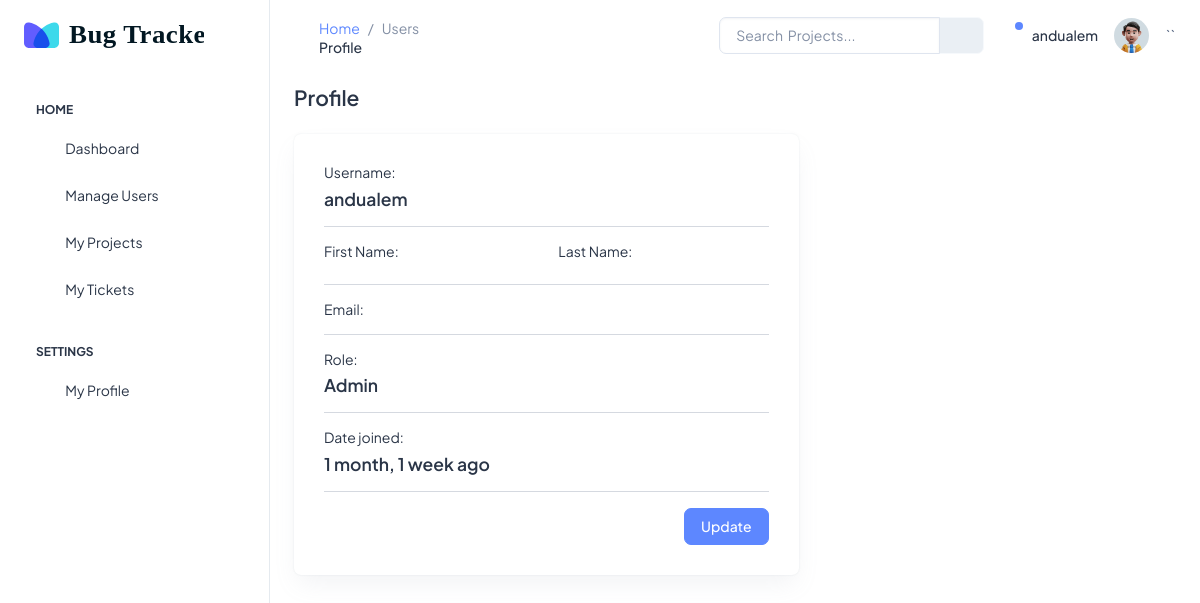
The page /users/1/profile (signed in) on the database as committed earlier.
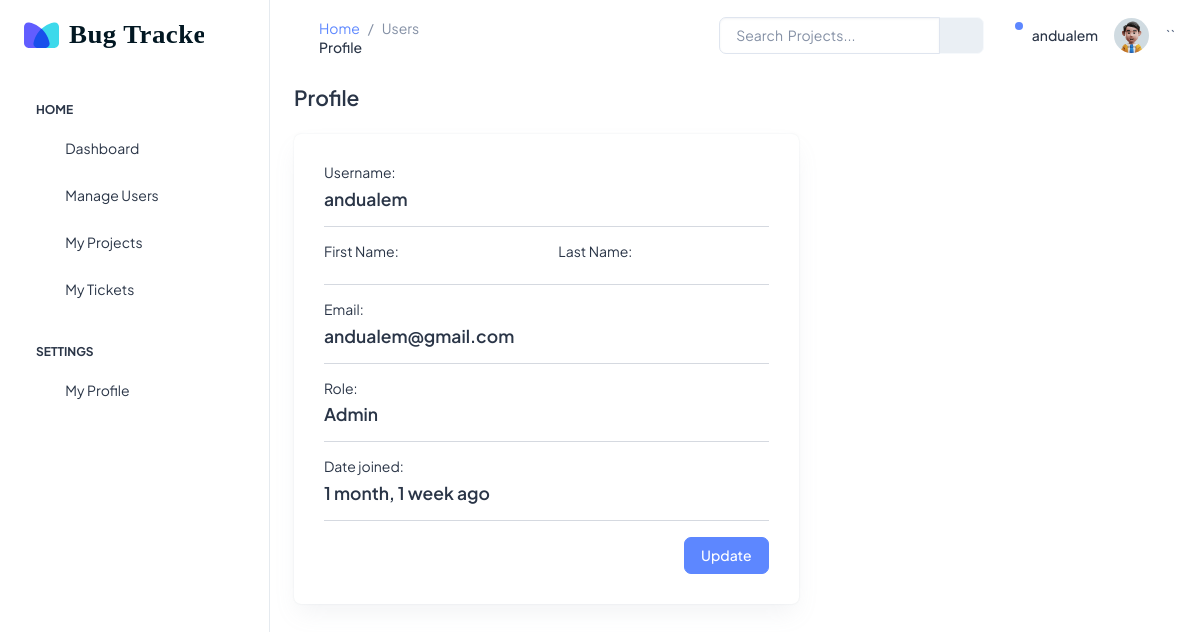
The same page on the database as committed later.
### users/models.py (models this page shows)
class User(AbstractUser):
    ROLE_CHOICES = (
        ("Developer", "Developer"),
        ("Project Manager", "Project Manager"),
        ("Submitter", "Submitter"),
        ("Admin", "Admin"),
    )
    role = models.CharField(
        max_length=40, default="Developer", choices=ROLE_CHOICES, blank=True, null=True
    )

### users/views.py (the view)
# urls.py: path("<int:pk>/profile", views.ProfileView.as_view(), name="profile"),
class ProfileView(
    TemplateView,
    LoginRequiredMixin,
    PermissionRequiredMixin,
):
    login_url = "users/login"
    permission_required = "users.view_user"
    model = User
    template_name = "users/profile.html"

### users/templates/users/profile.html (shortened to what this page needs)
{% extends 'base.html' %}
{% load static %}
{% block title %} Users {% endblock title %}
{% block subtitle %} Profile {% endblock subtitle %}
{% block content %}
<div class="row">
    <div class="col-md-7">
        <h4 class="fw-semibold mb-4">Profile</h4>
        <div class="card">
            <div class="card-body">
                <h6 class="fw-normal mb-2">Username:</h6>
                <h5 class="fw-semibold">{{user.username}}</h5>
                <hr />
                <div class="row">
                    <div class="col-md-6">
                        <h6 class="fw-normal mb-2">First Name:</h6>
                    </div>
                    <div class="col-md-6">
                        <h6 class="fw-normal mb-2">Last Name:</h6>
                    </div>
                </div>
                <hr />
                <h6 class="fw-normal mb-2">Email:</h6>
                <h5 class="fw-semibold">{{user.email}}</h5>
                <hr />
                <h6 class="fw-normal mb-2">Role:</h6>
                <h5 class="fw-semibold">{{user.role}}</h5>
                <hr />
                <h6 class="fw-normal mb-2">Date joined:</h6>
                <h5 class="fw-semibold">{{user.date_joined|timesince}} ago</h5>
                <hr />
                <div class="d-flex justify-content-end">
                    <button class="btn btn-primary">Update</button>
                </div>
            </div>
        </div>
    </div>
    {% endblock content %}

### templates/base.html (shortened to what the changed rows need)
{% load static %}
<html lang="en">
    <head>
        <link rel="stylesheet" href={% static "/css/styles.min.css" %} />
    </head>
    <body>
        <div
            class="page-wrapper"
            id="main-wrapper"
            data-layout="vertical"
            data-navbarbg="skin6"
            data-sidebartype="full"
            data-sidebar-position="fixed"
            data-header-position="fixed"
        >
            <div class="body-wrapper">
                <header class="app-header">
                    <nav class="navbar navbar-expand-lg navbar-light">
                        <div
                            class="navbar-collapse justify-content-end px-0"
                            id="navbarNav"
                        >
                            <ul
                                class="navbar-nav flex-row ms-auto align-items-center justify-content-end"
                            >
                                <li>
                                    <div class="input-group me-3">
                                    </div>
                                </li>
                                <li class="nav-item dropdown">
                                    <a
                                        class="nav-link nav-icon-hover"
                                        href="javascript:void(0)"
                                        id="drop2"
                                        data-bs-toggle="dropdown"
                                        aria-expanded="false"
                                    >
                                    </a>
                                </li>
                                <h6 class="pt-2">{{user.username}}</h6>
                                <li class="nav-item dropdown">
                                    <a
                                        class="nav-link nav-icon-hover"
                                        href="javascript:void(0)"
                                        id="drop2"
                                        data-bs-toggle="dropdown"
                                        aria-expanded="false"
                                    >
                                    </a>
                                </li>
                            </ul>``
                        </div>
                    </nav>
                </header>
                <div class="container-fluid">
                    {% block content %}
                    {% endblock content %}
                </div>
            </div>
        </div>
    </body>
</html>

Rows that differ between the two databases and show on the page:
changed User "andualem": email (not shown) → "andualem@gmail.com"
